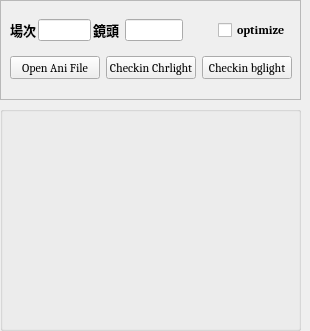
           <widget class="QWidget" name="tip_page">
            <property name="geometry">
             <rect>
              <x>0</x>
              <y>0</y>
              <width>310</width>
              <height>331</height>
             </rect>
            </property>
            <attribute name="label">
             <string>角色燈光文件製作</string>
            </attribute>
            <widget class="QWidget" name="widget" native="true">
             <property name="geometry">
              <rect>
               <x>0</x>
               <y>0</y>
               <width>301</width>
               <height>331</height>
              </rect>
             </property>
             <layout class="QVBoxLayout" name="verticalLayout_4">
              <item>
               <widget class="QFrame" name="frame">
                <property name="minimumSize">
                 <size>
                  <width>0</width>
                  <height>78</height>
                 </size>
                </property>
                <property name="maximumSize">
                 <size>
                  <width>16777215</width>
                  <height>100</height>
                 </size>
                </property>
                <property name="frameShape">
                 <enum>QFrame::StyledPanel</enum>
                </property>
                <property name="frameShadow">
                 <enum>QFrame::Raised</enum>
                </property>
                <layout class="QVBoxLayout" name="verticalLayout">
                 <item>
                  <layout class="QHBoxLayout" name="horizontalLayout_4">
                   <property name="spacing">
                    <number>2</number>
                   </property>
                   <item>
                    <layout class="QHBoxLayout" name="horizontalLayout_2">
                     <item>
                      <widget class="QLabel" name="label">
                       <property name="maximumSize">
                        <size>
                         <width>28</width>
                         <height>16777215</height>
                        </size>
                       </property>
                       <property name="font">
                        <font>
                         <family>幼圆</family>
                         <pointsize>10</pointsize>
                         <weight>75</weight>
                         <bold>true</bold>
                        </font>
                       </property>
                       <property name="text">
                        <string>場次</string>
                       </property>
                      </widget>
                     </item>
                     <item>
                      <spacer name="horizontalSpacer">
                       <property name="orientation">
                        <enum>Qt::Horizontal</enum>
                       </property>
                       <property name="sizeHint" stdset="0">
                        <size>
                         <width>10</width>
                         <height>20</height>
                        </size>
                       </property>
                      </spacer>
                     </item>
                     <item>
                      <widget class="QLineEdit" name="scen_num_tx">
                       <property name="minimumSize">
                        <size>
                         <width>50</width>
                         <height>0</height>
                        </size>
                       </property>
                       <property name="maximumSize">
                        <size>
                         <width>64</width>
                         <height>16777215</height>
                        </size>
                       </property>
                       <property name="text">
                        <string/>
                       </property>
                      </widget>
                     </item>
                    </layout>
                   </item>
                   <item>
                    <layout class="QHBoxLayout" name="horizontalLayout_3">
                     <item>
                      <widget class="QLabel" name="label_2">
                       <property name="maximumSize">
                        <size>
                         <width>28</width>
                         <height>16777215</height>
                        </size>
                       </property>
                       <property name="font">
                        <font>
                         <family>幼圆</family>
                         <pointsize>10</pointsize>
                         <weight>75</weight>
                         <bold>true</bold>
                        </font>
                       </property>
                       <property name="text">
                        <string>鏡頭</string>
                       </property>
                      </widget>
                     </item>
                     <item>
                      <spacer name="horizontalSpacer_2">
                       <property name="orientation">
                        <enum>Qt::Horizontal</enum>
                       </property>
                       <property name="sizeHint" stdset="0">
                        <size>
                         <width>10</width>
                         <height>20</height>
                        </size>
                       </property>
                      </spacer>
                     </item>
                     <item>
                      <widget class="QLineEdit" name="shotNum_tx">
                       <property name="minimumSize">
                        <size>
                         <width>50</width>
                         <height>0</height>
                        </size>
                       </property>
                       <property name="maximumSize">
                        <size>
                         <width>64</width>
                         <height>16777215</height>
                        </size>
                       </property>
                       <property name="text">
                        <string/>
                       </property>
                      </widget>
                     </item>
                     <item>
                      <spacer name="horizontalSpacer_3">
                       <property name="orientation">
                        <enum>Qt::Horizontal</enum>
                       </property>
                       <property name="sizeHint" stdset="0">
                        <size>
                         <width>40</width>
                         <height>20</height>
                        </size>
                       </property>
                      </spacer>
                     </item>
                     <item>
                      <widget class="QCheckBox" name="op_chb">
                       <property name="font">
                        <font>
                         <family>Cambria</family>
                         <pointsize>9</pointsize>
                         <weight>75</weight>
                         <bold>true</bold>
                        </font>
                       </property>
                       <property name="text">
                        <string>optimize</string>
                       </property>
                      </widget>
                     </item>
                    </layout>
                   </item>
                  </layout>
                 </item>
                 <item>
                  <layout class="QHBoxLayout" name="horizontalLayout_5">
                   <item>
                    <widget class="QPushButton" name="opAnF_bt">
                     <property name="minimumSize">
                      <size>
                       <width>90</width>
                       <height>0</height>
                      </size>
                     </property>
                     <property name="maximumSize">
                      <size>
                       <width>90</width>
                       <height>23</height>
                      </size>
                     </property>
                     <property name="font">
                      <font>
                       <family>Cambria</family>
                       <pointsize>9</pointsize>
                      </font>
                     </property>
                     <property name="text">
                      <string>Open Ani File</string>
                     </property>
                     <property name="+command" stdset="0">
                      <string>&quot;ins_dork.op_anim_file()&quot;</string>
                     </property>
                    </widget>
                   </item>
                   <item>
                    <widget class="QPushButton" name="checkin_chrlight_bt">
                     <property name="minimumSize">
                      <size>
                       <width>90</width>
                       <height>0</height>
                      </size>
                     </property>
                     <property name="maximumSize">
                      <size>
                       <width>90</width>
                       <height>23</height>
                      </size>
                     </property>
                     <property name="font">
                      <font>
                       <family>Cambria</family>
                       <pointsize>9</pointsize>
                      </font>
                     </property>
                     <property name="text">
                      <string>Checkin Chrlight</string>
                     </property>
                     <property name="+command" stdset="0">
                      <string>&quot;ins_dork.do_rnd_expChrLight()&quot;</string>
                     </property>
                    </widget>
                   </item>
                   <item>
                    <widget class="QPushButton" name="checkin_chrlight_bt_2">
                     <property name="minimumSize">
                      <size>
                       <width>90</width>
                       <height>0</height>
                      </size>
                     </property>
                     <property name="maximumSize">
                      <size>
                       <width>90</width>
                       <height>23</height>
                      </size>
                     </property>
                     <property name="font">
                      <font>
                       <family>Cambria</family>
                       <pointsize>9</pointsize>
                      </font>
                     </property>
                     <property name="text">
                      <string>Checkin bglight</string>
                     </property>
                     <property name="+command" stdset="0">
                      <string>&quot;ins_dork.do_rnd_expChrLight(u\&quot;bg\&quot;)&quot;</string>
                     </property>
                    </widget>
                   </item>
                  </layout>
                 </item>
                </layout>
               </widget>
              </item>
              <item>
               <widget class="QGroupBox" name="groupBox_2">
                <property name="title">
                 <string/>
                </property>
               </widget>
              </item>
             </layout>
            </widget>
           </widget>
